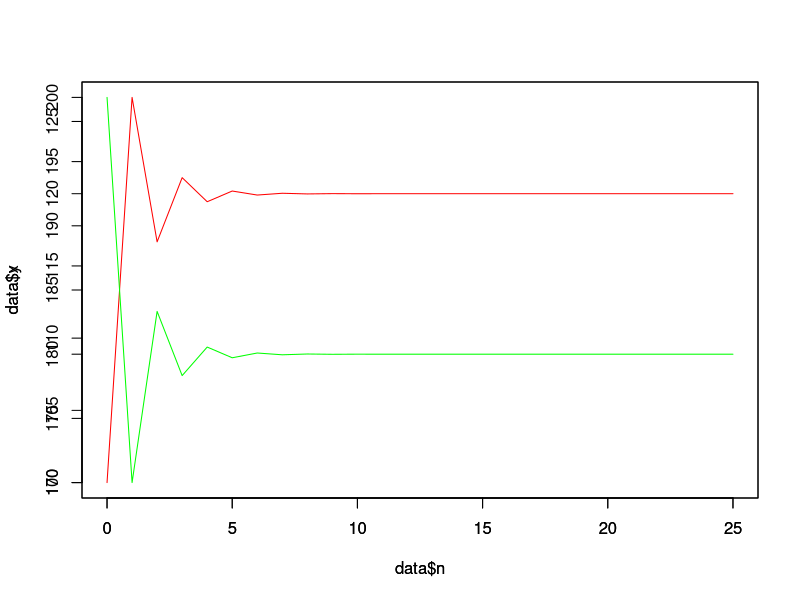
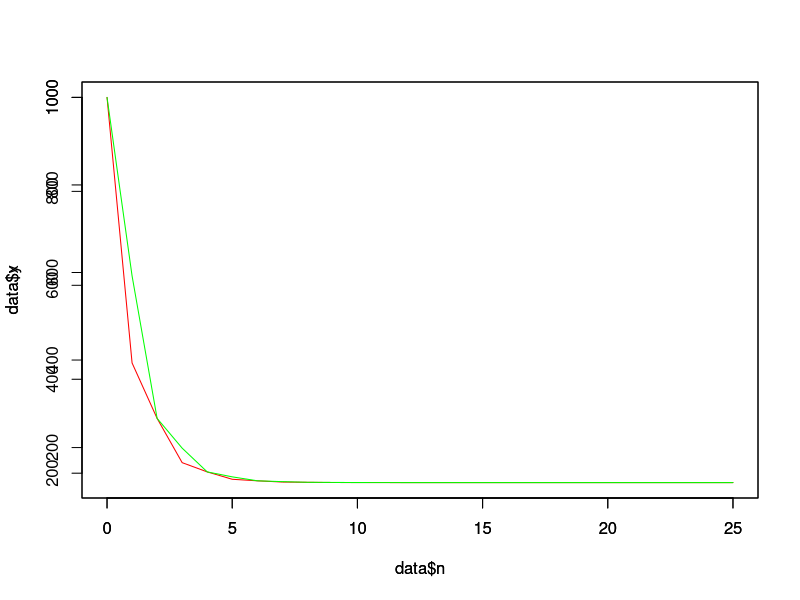
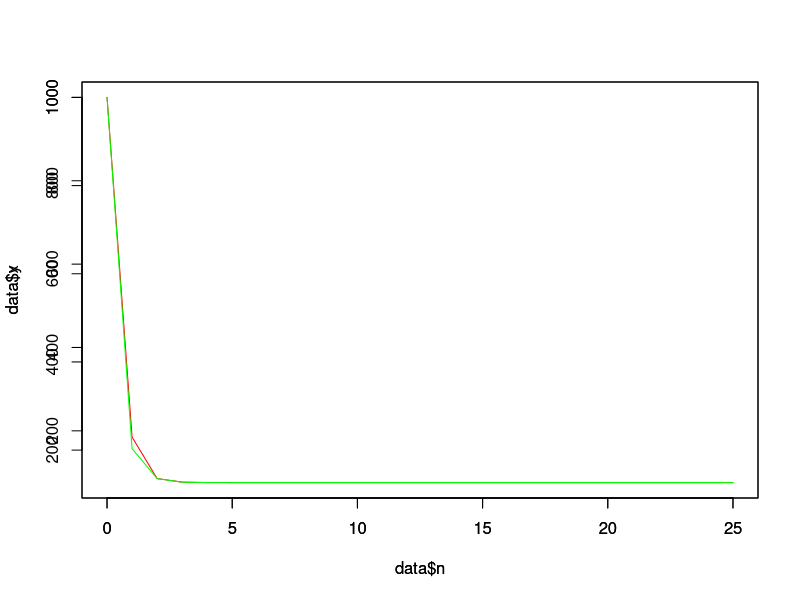
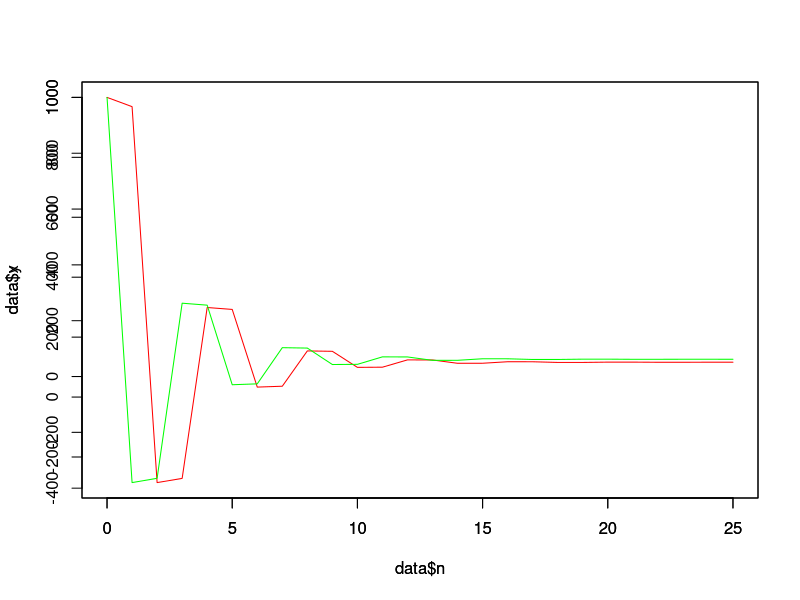
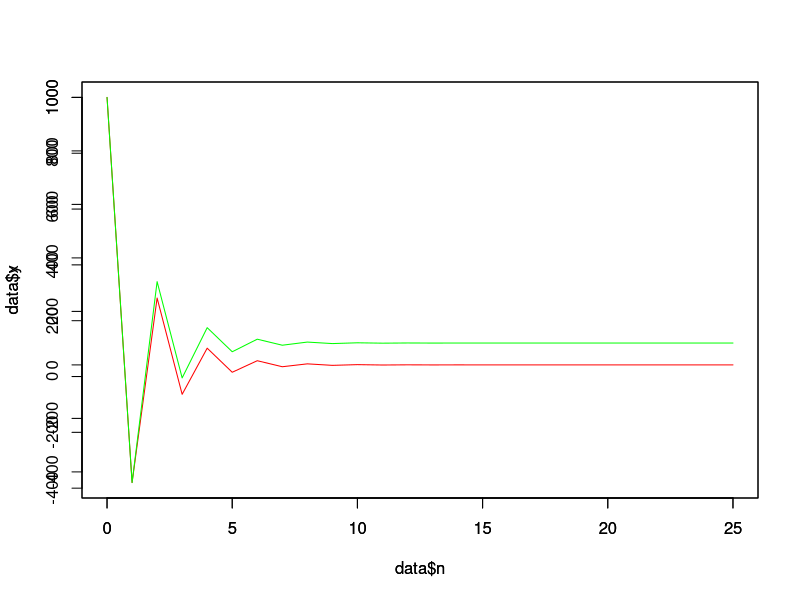

Reproduce these figures in R, in order.
## ---- chunk 1
graphit <- function(x0,y0,xs,ys,limit) {
  n <- 0
  data <- data.frame(x = x0, y = y0, n = n)
  while (n < limit) {
    y <- 120 + ys * tail(data$x, 1)
    x <- 60 + xs * tail(data$y, 1)
    n <- tail(data$n,1) + 1
    data <- rbind(data, c(x, y, n))
  }
  plot(x=data$n, y=data$x, type = "l", col = "red")
  par(new=TRUE)
  plot(x=data$n, y=data$y, type = "l", col="green")
  print (data)
}

graphit(100,200,1/3,1/2,25)
## ---- chunk 2
graphit(1000,1000,1/3,1/2,25)
## ---- chunk 3
graphit(1000,1000,1/8,1/12,25)
graphit(1000,1000,1/1.1,-1/2,25)
graphit(1000,1000,-1/2,-1/2,25)
